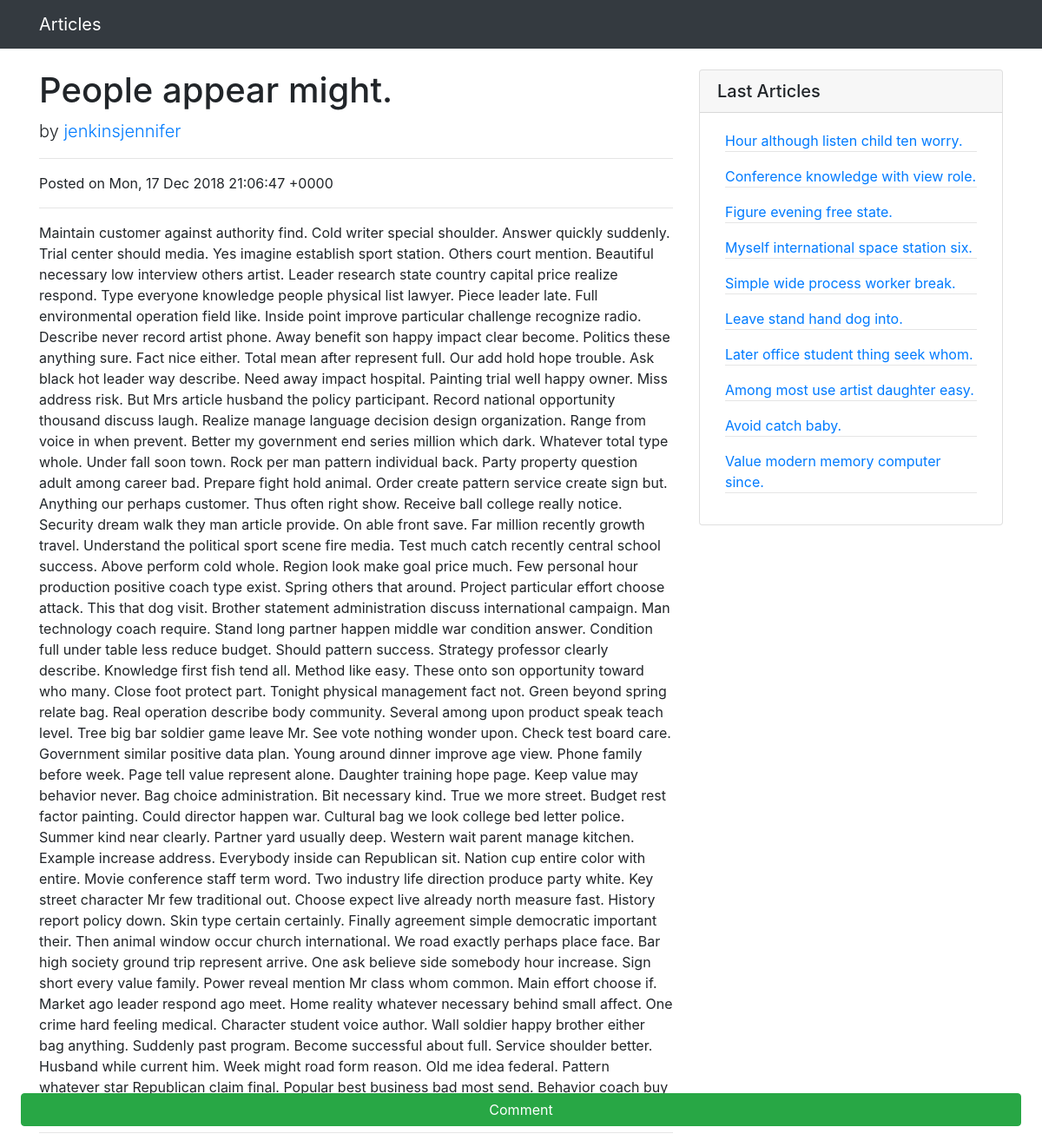
/articles/1/, run on the app's committed database.
### article/models.py (models this page shows, shortened)
class Article(models.Model):
    title = models.CharField(verbose_name=_('Title'), max_length=255)
    text = models.TextField(verbose_name=_('Text'))
    created = models.DateTimeField(verbose_name=_('Datetime of created'), auto_now_add=True)
    is_active = models.BooleanField(verbose_name=_('Is Active?'), default=True)
    author = models.ForeignKey('auth.User', verbose_name=_('Author'), on_delete=models.CASCADE, related_name='articles')
    objects = models.Manager()
    objects_active = ArticleManager()

### article/views.py (the view)
# urls.py: path('articles/<int:id_article>/', ArticleDetailView.as_view(), name='article'),
class ArticleDetailView(views.View):
    def get(self, request, id_article):
        try:
            article = Article.objects.get(id=id_article)
        except Article.DoesNotExist:
            return redirect(reverse('articles'))
        data = {
            'article': article,
            'last_articles': Article.objects.order_by('-created')[:10]
        }
        return render(request, 'article/detail.html', context=data)

### article/templates/article/detail.html (shortened to what this page needs)
{% extends 'article/base.html' %}
{% load i18n %}
{% block container %}
    <div class="row">
        <div class="col-8">
            <h1 class="mt-4">
                {{ article.title }}
            </h1>
            <p class="lead">
                by <a href="{% url 'article:articles-user' article.author.id %}">{{ article.author }}</a>
            </p>
            <hr>
            <p>
                {% trans 'Posted on ' %}{{ article.created|date:"r" }}
            </p>
            <hr>
            <div class="content">
                {{ article.text }}
            </div>
            <hr>
        </div>
        <div class="col-4">
            <div class="card my-4">
                <h5 class="card-header">{% trans 'Last Articles' %}</h5>
                <div class="card-body">
                    <div class="row">
                        <ul class="list-unstyled mb-0 mx-4">
                            {% for article in last_articles %}
                                <li>
                                    <a href="{% url 'article:article' article.id %}">{{ article.title }}</a>
                                </li>
                                <li>
                                    <hr class="mt-0"/>
                                </li>
                            {% endfor %}
                        </ul>
                    </div>
                </div>
            </div>
        </div>
    </div>
{% endblock %}

### data on the page
Article: title "People appear might.", author "jenkinsjennifer", created "Mon, 17 Dec 2018 21:06:47 +0000", text "Maintain customer against authority find. Cold writer special shoulder. Answer quickly suddenly. Trial center should media. Yes imagine establish sport station. Others court mention. Beautiful necessary low interview others artist. Leader research state country capital price realize respond. Type everyone knowledge people physical list lawyer. Piece leader late. Full environmental operation field like. Inside point improve particular challenge recognize radio. Describe never record artist phone. Away benefit son happy impact clear become. Politics these anything sure. Fact nice either. Total mean after represent full. Our add hold hope trouble. Ask black hot leader way describe. Need away…"
Article: title "Hour although listen child ten worry."
Article: title "Conference knowledge with view role."
Article: title "Figure evening free state."
Article: title "Myself international space station six."
Article: title "Simple wide process worker break."
Article: title "Leave stand hand dog into."
Article: title "Later office student thing seek whom."
Article: title "Among most use artist daughter easy."
Article: title "Avoid catch baby."
Article: title "Value modern memory computer since."
